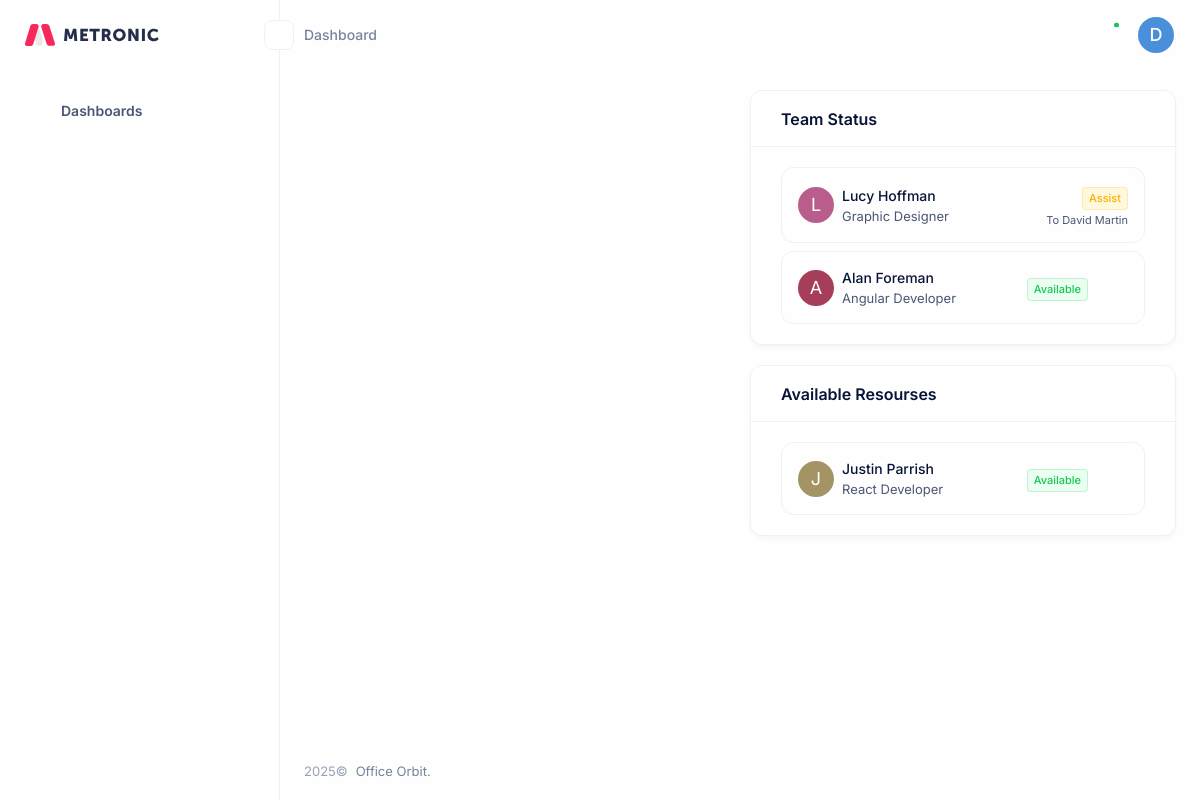
Page /dashboard/ (signed in) on the committed database.
### accounts/models.py (models this page shows, shortened)
class User(AbstractUser):
    ROLE_CHOICES = [
        ('PM', 'Project Manager'),
        ('PC', 'Project Coordinator'),
        ('HR', 'HR Manager'),
        ('SA', 'System Admin'),
        ('AC', 'Accountant'),
        ('OE', 'Office Executive'),
        ('GD', 'Graphic Designer'),
        ('FD', 'Frontend Developer'),
        ('BD', 'Backend Developer'),
    ]
    STATUS_CHOICE = [
        ('WRK', 'Working'),
        ('BKD', 'Booked'),
        ('AVL', 'Available'),
        ('AST', 'Assist'),
        ('ABS', 'Absent')
    ]
    username = None
    email = models.EmailField(unique=True)
    phone = models.CharField(max_length=20, null=True)
    local_address = models.CharField(max_length=200, null=True, blank=True)
    native_address = models.CharField(max_length=200, null=True, blank=True)
    date_of_birth = models.DateField(null=True)
    reporting_manager = models.ForeignKey('self', on_delete=models.SET_NULL, null=True, blank=True, related_name='teams')
    role = models.CharField(max_length=5, choices=ROLE_CHOICES, default='OE')
    designation = models.CharField(max_length=150, null=True)
    profile_color = models.CharField(max_length=10, default=generate_random_color())
    assigned_to = models.ForeignKey('self', on_delete=models.SET_NULL, null=True, blank=True)
    is_pool = models.BooleanField(default=False, null=True, blank=True)
    status = models.CharField(max_length=5, choices=STATUS_CHOICE, default='WRK')
    assigned_till = models.DateTimeField(null=True, blank=True)
    USERNAME_FIELD = 'email'
    REQUIRED_FIELDS = []
    objects = CustomUserManager()
    actives = ActiveUserManager()
    employees = EmployeeManager()
    def get_first_letter(self):
        return self.first_name[:1]
    def get_status(self):
        return dict(self.STATUS_CHOICE)[self.status]
    def get_status_class(self):
        if self.status == 'WRK':
            return 'primary'
        elif self.status == 'BKD':
            return 'info'
        elif self.status == 'AVL':
            return 'success'
        elif self.status == 'AST':
            return 'warning'
        elif self.status == 'ABS':
            return 'danger'

### accounts/views.py (the view)
# urls.py: path('dashboard/', DashboardView.as_view(), name='dashboard'),
@method_decorator(login_required, name='dispatch')
class DashboardView(TemplateView):
    template_name = 'accounts/dashboard.html'
    def get_context_data(self, **kwargs):
        context = super().get_context_data(**kwargs)
        context['teams'] = User.employees.filter(reporting_manager=self.request.user)
        context['booked'] = User.employees.filter(assigned_to=self.request.user)
        context['resources'] = User.employees.filter(status='AVL').exclude(reporting_manager=self.request.user)
        return context

### accounts/managers.py (called while the page is built)
    def get_queryset(self):
        queryset = super().get_queryset()
        queryset = queryset.filter(is_active=True, role__in=self.roles).order_by('first_name')
        return queryset

### templates/accounts/dashboard.html (shortened to what this page needs)
{% extends 'base_site.html' %}
{% block content %}
    <div class="container-fixed">
        <div class="grid grid-cols-2 gap-5">
            <div class="col-span-1"></div>
            <div class="col-span-1">
                <div class="card">
                    <div class="card-header">
                        <h3 class="card-title">Team Status</h3>
                    </div>
                    <div class="card-body">
                        <div class="grid gap-2">
                            {% for team in booked %}
                                {% include 'accounts/team_object.html' %}
                            {% endfor %}
                            {% for team in teams %}
                                {% include 'accounts/team_object.html' %}
                            {% endfor %}
                        </div>
                    </div>
                </div>
                {% if resources %}
                    <div class="card mt-5">
                        <div class="card-header">
                            <h3 class="card-title">Available Resourses</h3>
                        </div>
                        <div class="card-body">
                            <div class="grid gap-2">
                                {% for team in resources %}
                                    {% include 'accounts/team_object.html' %}
                                {% endfor %}
                            </div>
                        </div>
                    </div>
                {% endif %}
            </div>
        </div>
    </div>
{% endblock content %}

### templates/base_site.html (shortened to what this page needs)
{% extends 'base.html' %}
{% block main %}
<div class="sidebar dark:bg-coal-600 bg-light border-r border-r-gray-200 dark:border-r-coal-100 fixed top-0 bottom-0 z-20 hidden lg:flex flex-col items-stretch shrink-0" data-drawer="true" data-drawer-class="drawer drawer-start top-0 bottom-0" data-drawer-enable="true|lg:false" id="sidebar">
    <div class="sidebar-header hidden lg:flex items-center relative justify-between px-3 lg:px-6 shrink-0" id="sidebar_header">
        <a class="dark:hidden" href="{% url 'dashboard' %}">
            <img class="default-logo min-h-[22px] max-w-none" src="/static/media/app/default-logo.svg">
        </a>
        <button class="btn btn-icon btn-icon-md size-[30px] rounded-lg border border-gray-200 dark:border-gray-300 bg-light text-gray-500 hover:text-gray-700 toggle absolute left-full top-2/4 -translate-x-2/4 -translate-y-2/4" data-toggle="body" data-toggle-class="sidebar-collapse" id="sidebar_toggle">
        </button>
    </div>
    <div class="sidebar-content flex grow shrink-0 py-5 pr-2" id="sidebar_content">
        <div class="scrollable-y-hover grow shrink-0 flex pl-2 lg:pl-5 pr-1 lg:pr-3" data-scrollable="true" data-scrollable-dependencies="#sidebar_header" data-scrollable-height="auto" data-scrollable-offset="0px" data-scrollable-wrappers="#sidebar_content" id="sidebar_scrollable">
            <div class="menu flex flex-col grow gap-0.5" data-menu="true" data-menu-accordion-expand-all="false" id="sidebar_menu">
                {% with request.resolver_match.url_name as url %}
                    <div class="menu-item">
                        <a href="{% url 'dashboard' %}" class="menu-link flex items-center grow cursor-pointer border border-transparent gap-[10px] pl-[10px] pr-[10px] py-[6px]" tabindex="0">
                            <span class="menu-icon items-start text-gray-500 dark:text-gray-400 w-[20px]"><i class="ki-filled ki-element-11 text-lg"></i></span>
                            <span class="menu-title text-sm font-semibold text-gray-700 menu-item-active:text-primary menu-link-hover:!text-primary">Dashboards</span>
                        </a>
                    </div>
                {% endwith %}
            </div>
        </div>
    </div>
</div>
<div class="wrapper flex grow flex-col">
    <header class="header fixed top-0 z-10 left-0 right-0 flex items-stretch shrink-0 bg-[#fefefe] dark:bg-coal-500" data-sticky="true" data-sticky-class="shadow-sm dark:border-b dark:border-b-coal-100" data-sticky-name="header" id="header">
        <div class="container-fixed flex justify-between items-stretch lg:gap-4" id="header_container">
            {% block breadcrumb %}
                <div class="flex [.header_&amp;]:below-lg:hidden items-center gap-1.25 text-xs lg:text-sm font-medium mb-2.5 lg:mb-0" data-reparent="true" data-reparent-mode="prepend|lg:prepend" data-reparent-target="#content_container|lg:#header_container">
                    <span class="text-gray-600">Dashboard</span>
                </div>
            {% endblock breadcrumb %}
            <div class="flex items-center gap-2 lg:gap-3.5">
                <div class="dropdown" data-dropdown="true" data-dropdown-offset="70px, 10px" data-dropdown-placement="bottom-end" data-dropdown-trigger="click|lg:click">
                    <button class="dropdown-toggle btn btn-icon btn-icon-lg relative cursor-pointer size-9 rounded-full hover:bg-primary-light hover:text-primary dropdown-open:bg-primary-light dropdown-open:text-primary text-gray-500">
                        <span class="badge badge-dot badge-success size-[5px] absolute top-0.5 right-0.5 transform translate-y-1/2"></span>
                    </button>
                </div>
                <div class="menu" data-menu="true">
                    <div class="menu-item" data-menu-item-offset="20px, 10px" data-menu-item-placement="bottom-end" data-menu-item-toggle="dropdown" data-menu-item-trigger="click|lg:click">
                        <div class="menu-toggle btn btn-icon rounded-full">
                            {% if request.user.profile_image %}
                                <img alt="" class="size-9 rounded-full border-2 border-success shrink-0" src="/static/media/avatars/300-2.png">
                            {% else %}
                                <div class="size-9 rounded-full flex justify-center items-center" style="background-color: {{request.user.profile_color}};">
                                    <span class="text-white text-lg">{{request.user.get_first_letter}}</span>
                                </div>
                            {% endif %}
                        </div>
                    </div>
                </div>
            </div>
        </div>
    </header>
    <main class="grow content mt-5" id="content" role="content">
        {% block content %}{% endblock content %}
    </main>
    <footer class="footer">
        <div class="container-fixed">
            <div class="flex flex-col md:flex-row justify-center md:justify-between items-center gap-3 py-5">
                <div class="flex order-2 md:order-1 gap-2 font-normal text-2sm">
                    <span class="text-gray-500">
                        2025©
                    </span>
                    <a class="text-gray-600 hover:text-primary" href="#">
                       Office Orbit.
                    </a>
                </div>
            </div>
        </div>
    </footer>
</div>
{% endblock main %}

### templates/accounts/team_object.html (shortened to what this page needs)
<div class="flex items-center justify-between border border-gray-200 rounded-xl gap-2 px-4 py-4 bg-secondary-clarity">
    <div class="flex items-center gap-2">
        <div class="size-9 rounded-full flex justify-center items-center" style="background-color: {{team.profile_color}};">
            <span class="text-white text-lg">{{team.get_first_letter}}</span>
        </div>
        <div class="flex flex-col">
            <a class="text-sm font-medium text-gray-900 hover:text-primary-active mb-px" href="#">{{ team.get_full_name }}</a>
            <span class="text-2sm text-gray-700">{{ team.designation }}</span>
        </div>
    </div>
    <div class="flex items-center gap-2">
        <div class="text-right">
            <span class="badge badge-sm badge-outline badge-{{ team.get_status_class }}">{{ team.get_status }}</span>
            {% if team.assigned_to %}
                <p class="text-2xs mt-1 text-gray-700">To {{ team.assigned_to.get_full_name }}</p>
            {% endif %}
        </div>
        {% if team.status != 'ABS' and team.status != 'AST' %}
            <div class="dropdown" data-dropdown="true" data-dropdown-trigger="click">
                <button class="dropdown-toggle btn btn-sm btn-icon btn-light btn-clear"></button>
            </div>
        {% endif %}
    </div>
</div>

### templates/base.html (style rules this page uses)
.text-white { color: #fff; }

### rows in the picture
User: user.get_first_letter "D"
User: get_first_letter "L", get_full_name "Lucy Hoffman", designation "Graphic Designer", get_status "Assist", assigned_to.get_full_name "David Martin"
User: get_first_letter "A", get_full_name "Alan Foreman", designation "Angular Developer", get_status "Available"
User: get_first_letter "J", get_full_name "Justin Parrish", designation "React Developer", get_status "Available"
